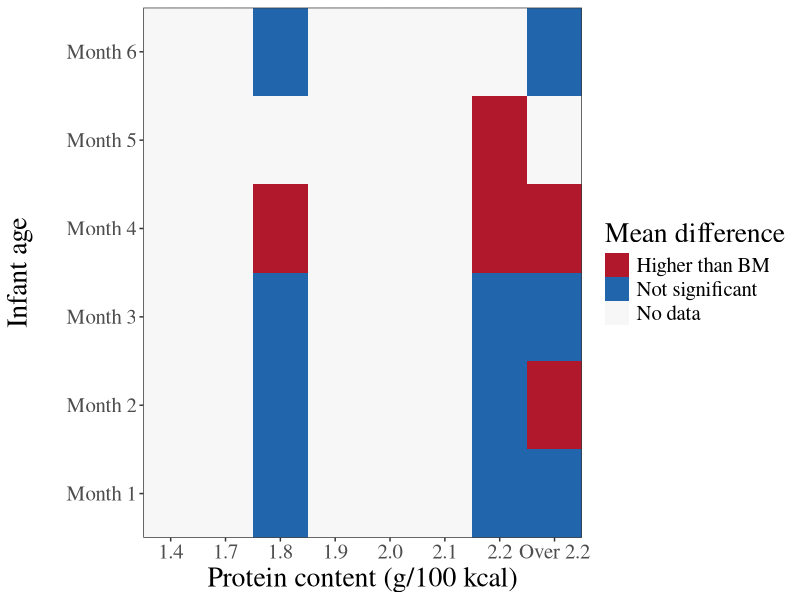
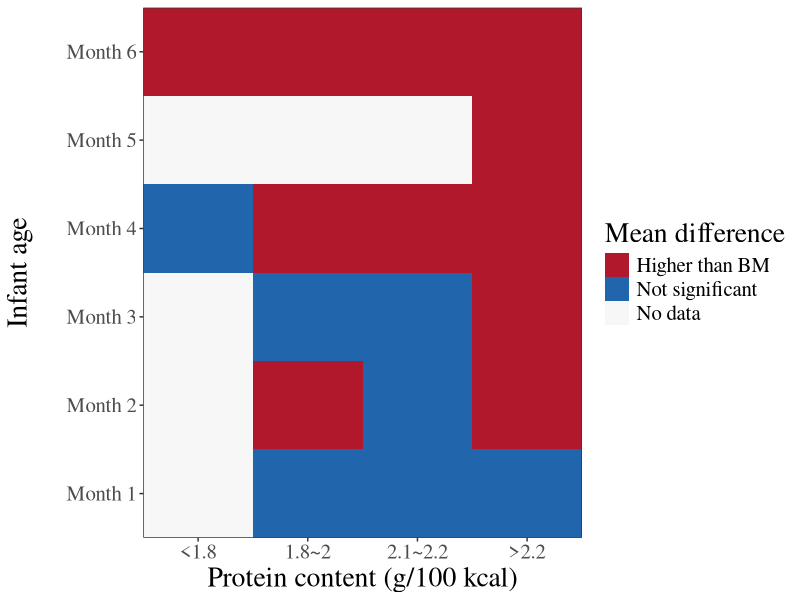
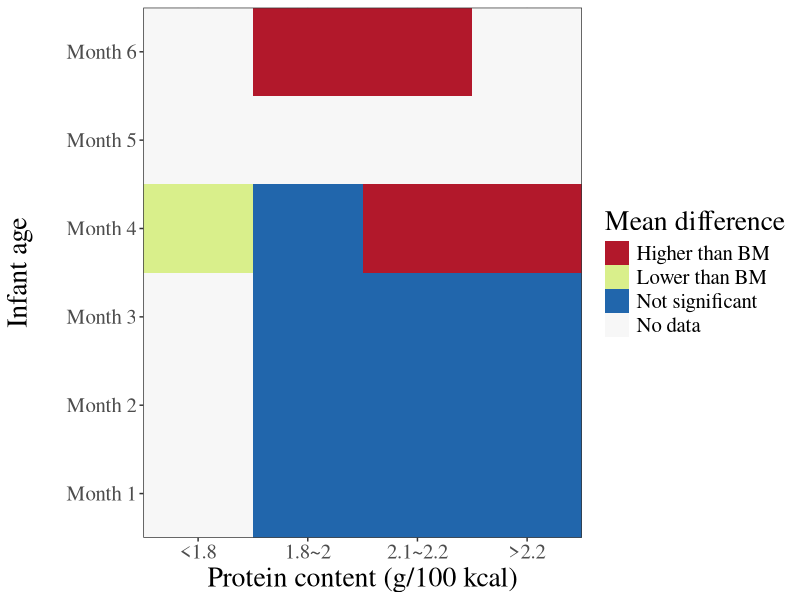
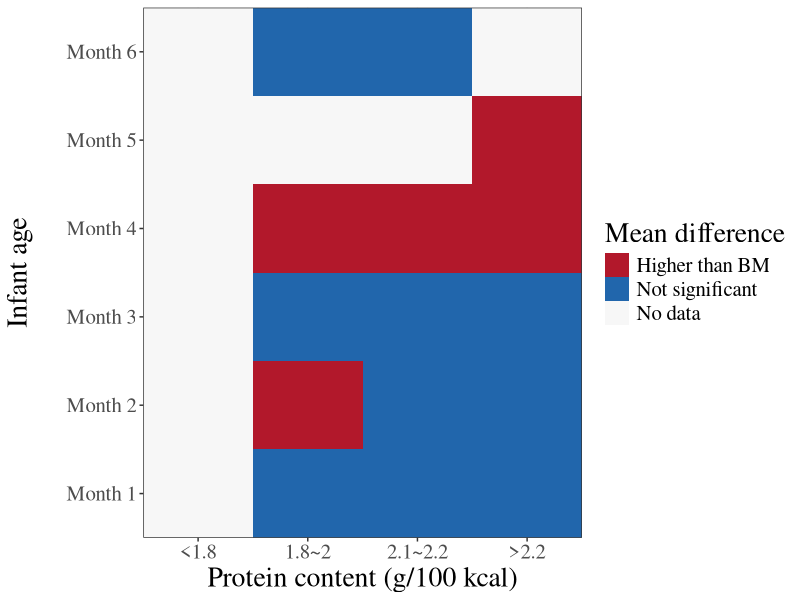

Generate these figures, in order, with R:
# heat map for meta analysis
library(tidyverse)
mapData <- readxl::read_excel("data/meta heat map data 2022 03 21-rqq.xlsx")

syn_data <- expand_grid(age = c(1:6), 
                           protein = c("1.4", "1.7", "1.8", "1.9", "2", "2.1", "2.2", "over 2.2"))

# Weight gain -------------------------------------------------------------
mapData_wg <- filter(mapData, parameter == "weight gain")

syn_data_wg <- left_join(syn_data, mapData_wg, by =c("age", "protein"))

syn_data_wg <- syn_data_wg %>% mutate(
  effect = case_when(is.na(effect) ~ "miss",
                     TRUE ~ effect)
)

fillColor <- c(h = "red",
               l = "green",
               ns = "white")

wg_heat <- ggplot()+
  geom_raster(data = syn_data_wg, 
              aes(x = protein, y = as.factor(age), fill = effect)) +
  theme_bw() +
  scale_fill_manual(name = "Mean difference",
                    breaks = c("h","l","ns", "miss"),
                    labels = c("Higher than BM", "Lower than BM",
                               "Not significant", "No data"),
                    values = c(h = "#b2182b",
                               l = "#d9ef8b",
                               ns = "#2166ac",
                               miss = "#f7f7f7")) +
  scale_x_discrete(labels = c("1.4", "1.7", "1.8", "1.9", "2.0", "2.1", "2.2", "Over 2.2"),
                   expand = c(0,0)) +
  scale_y_discrete(breaks = c(1,2,3,4,5,6),
                   labels = c("Month 1", "Month 2", "Month 3",
                              "Month 4", "Month 5", "Month 6"),
                   expand = c(0,0)) +
  theme(
    axis.title = element_text(size = 20,
                              family = "serif"),
    axis.text = element_text(size = 15, 
                             family = "serif"),
    legend.title = element_text(size = 20,
                                family = "serif"),
    legend.text = element_text(size = 15, 
                               family = "serif"),
  ) +
  ylab("Infant age\n")+
  xlab("Protein content (g/100 kcal)")

# Weight gain -------------------------------------------------------------
mapData_hg <- filter(mapData, parameter == "height gain")

syn_data_hg <- left_join(syn_data, mapData_hg, by =c("age", "protein"))

syn_data_hg <- syn_data_hg %>% mutate(
  effect = case_when(is.na(effect) ~ "miss",
                     TRUE ~ effect)
)


hg_heat <- ggplot()+
  geom_raster(data = syn_data_hg, 
              aes(x = protein, y = as.factor(age), fill = effect)) +
  theme_bw() +
  scale_fill_manual(name = "Mean difference",
                    breaks = c("h","l","ns", "miss"),
                    labels = c("Higher than BM", "Lower than BM",
                               "Not significant", "No data"),
                    values = c(h = "#b2182b",
                               l = "#d9ef8b",
                               ns = "#2166ac",
                               miss = "#f7f7f7")) +
  scale_x_discrete(labels = c("1.4", "1.7", "1.8", "1.9", "2.0", "2.1", "2.2", "Over 2.2"),
                   expand = c(0,0)) +
  scale_y_discrete(breaks = c(1,2,3,4,5,6),
                   labels = c("Month 1", "Month 2", "Month 3",
                              "Month 4", "Month 5", "Month 6"),
                   expand = c(0,0)) +
  theme(
    axis.title = element_text(size = 20,
                              family = "serif"),
    axis.text = element_text(size = 15, 
                             family = "serif"),
    legend.title = element_text(size = 20,
                                family = "serif"),
    legend.text = element_text(size = 15, 
                               family = "serif"),
  ) +
  ylab("Infant age\n")+
  xlab("Protein content (g/100 kcal)")

# BMI -------------------------------------------------------------
mapData_bmi <- filter(mapData, parameter == "bmi")

syn_data_bmi <- left_join(syn_data, mapData_bmi, by =c("age", "protein"))

syn_data_bmi <- syn_data_bmi %>% mutate(
  effect = case_when(is.na(effect) ~ "miss",
                     TRUE ~ effect)
)


bmi_heat <- ggplot()+
  geom_raster(data = syn_data_bmi, 
              aes(x = protein, y = as.factor(age), fill = effect)) +
  theme_bw() +
  scale_fill_manual(name = "Mean difference",
                    breaks = c("h","l","ns", "miss"),
                    labels = c("Higher than BM", "Lower than BM",
                               "Not significant", "No data"),
                    values = c(h = "#b2182b",
                               l = "#d9ef8b",
                               ns = "#2166ac",
                               miss = "#f7f7f7")) +
  scale_x_discrete(labels = c("1.4", "1.7", "1.8", "1.9", "2.0", "2.1", "2.2", "Over 2.2"),
                   expand = c(0,0)) +
  scale_y_discrete(breaks = c(1,2,3,4,5,6),
                   labels = c("Month 1", "Month 2", "Month 3",
                              "Month 4", "Month 5", "Month 6"),
                   expand = c(0,0)) +
  theme(
    axis.title = element_text(size = 20,
                              family = "serif"),
    axis.text = element_text(size = 15, 
                             family = "serif"),
    legend.title = element_text(size = 20,
                                family = "serif"),
    legend.text = element_text(size = 15, 
                               family = "serif"),
  ) +
  ylab("Infant age\n")+
  xlab("Protein content (g/100 kcal)")
bmi_heat


# 2022 04 14 --------------------------------------------------------------

# 重新对蛋白质进行分组

mapData_2 <- readxl::read_excel("data/meta heat map data 2022 04 12-rqq.xlsx")
syn_data_2 <- expand_grid(age = c(1:6), 
                        protein = c("<1.8", "1.8~2", "2.1~2.2", ">2.2"))

# weight gain
mapData_wg2 <- filter(mapData_2, parameter == "weight gain")

syn_data_wg2 <- left_join(syn_data_2, mapData_wg2, by =c("age", "protein"))

syn_data_wg2 <- syn_data_wg2 %>% mutate(
  effect = case_when(is.na(effect) ~ "miss",
                     TRUE ~ effect)
)

wg_heat2 <- ggplot()+
  geom_raster(data = syn_data_wg2, 
              aes(x = protein, y = as.factor(age), fill = effect)) +
  theme_bw() +
  scale_fill_manual(name = "Mean difference",
                    breaks = c("h","l","ns", "miss"),
                    labels = c("Higher than BM", "Lower than BM",
                               "Not significant", "No data"),
                    values = c(h = "#b2182b",
                               l = "#d9ef8b",
                               ns = "#2166ac",
                               miss = "#f7f7f7")) +
  scale_x_discrete(labels = c("<1.8", "1.8~2", "2.1~2.2", ">2.2"),
                   expand = c(0,0)) +
  scale_y_discrete(breaks = c(1,2,3,4,5,6),
                   labels = c("Month 1", "Month 2", "Month 3",
                              "Month 4", "Month 5", "Month 6"),
                   expand = c(0,0)) +
  theme(
    
    axis.title = element_text(size = 20,
                              family = "serif"),
    axis.text = element_text(size = 15, 
                             family = "serif"),
    legend.title = element_text(size = 20,
                                family = "serif"),
    legend.text = element_text(size = 15, 
                               family = "serif"),
  ) +
  ylab("Infant age\n")+
  xlab("Protein content (g/100 kcal)")
wg_heat2


# height gain

mapData_hg2 <- filter(mapData_2, parameter == "height gain")

syn_data_hg2 <- left_join(syn_data_2, mapData_hg2, by =c("age", "protein"))

syn_data_hg2 <- syn_data_hg2 %>% mutate(
  effect = case_when(is.na(effect) ~ "miss",
                     TRUE ~ effect)
)

hg_heat2 <- ggplot()+
  geom_raster(data = syn_data_hg2, 
              aes(x = protein, y = as.factor(age), fill = effect)) +
  theme_bw() +
  scale_fill_manual(name = "Mean difference",
                    breaks = c("h","l","ns", "miss"),
                    labels = c("Higher than BM", "Lower than BM",
                               "Not significant", "No data"),
                    values = c(h = "#b2182b",
                               l = "#d9ef8b",
                               ns = "#2166ac",
                               miss = "#f7f7f7")) +
  scale_x_discrete(labels = c("<1.8", "1.8~2", "2.1~2.2", ">2.2"),
                   expand = c(0,0)) +
  scale_y_discrete(breaks = c(1,2,3,4,5,6),
                   labels = c("Month 1", "Month 2", "Month 3",
                              "Month 4", "Month 5", "Month 6"),
                   expand = c(0,0)) +
  theme(
    
    axis.title = element_text(size = 20,
                              family = "serif"),
    axis.text = element_text(size = 15, 
                             family = "serif"),
    legend.title = element_text(size = 20,
                                family = "serif"),
    legend.text = element_text(size = 15, 
                               family = "serif"),
  ) +
  ylab("Infant age\n")+
  xlab("Protein content (g/100 kcal)")
hg_heat2

# BMI

mapData_bmi2 <- filter(mapData_2, parameter == "bmi")

syn_data_bmi2 <- left_join(syn_data_2, mapData_bmi2, by =c("age", "protein"))

syn_data_bmi2 <- syn_data_bmi2 %>% mutate(
  effect = case_when(is.na(effect) ~ "miss",
                     TRUE ~ effect)
)

bmi_heat2 <- ggplot()+
  geom_raster(data = syn_data_bmi2, 
              aes(x = protein, y = as.factor(age), fill = effect)) +
  theme_bw() +
  scale_fill_manual(name = "Mean difference",
                    breaks = c("h","l","ns", "miss"),
                    labels = c("Higher than BM", "Lower than BM",
                               "Not significant", "No data"),
                    values = c(h = "#b2182b",
                               l = "#d9ef8b",
                               ns = "#2166ac",
                               miss = "#f7f7f7")) +
  scale_x_discrete(labels = c("<1.8", "1.8~2", "2.1~2.2", ">2.2"),
                   expand = c(0,0)) +
  scale_y_discrete(breaks = c(1,2,3,4,5,6),
                   labels = c("Month 1", "Month 2", "Month 3",
                              "Month 4", "Month 5", "Month 6"),
                   expand = c(0,0)) +
  theme(
    
    axis.title = element_text(size = 20,
                              family = "serif"),
    axis.text = element_text(size = 15, 
                             family = "serif"),
    legend.title = element_text(size = 20,
                                family = "serif"),
    legend.text = element_text(size = 15, 
                               family = "serif"),
  ) +
  ylab("Infant age\n")+
  xlab("Protein content (g/100 kcal)")
bmi_heat2
